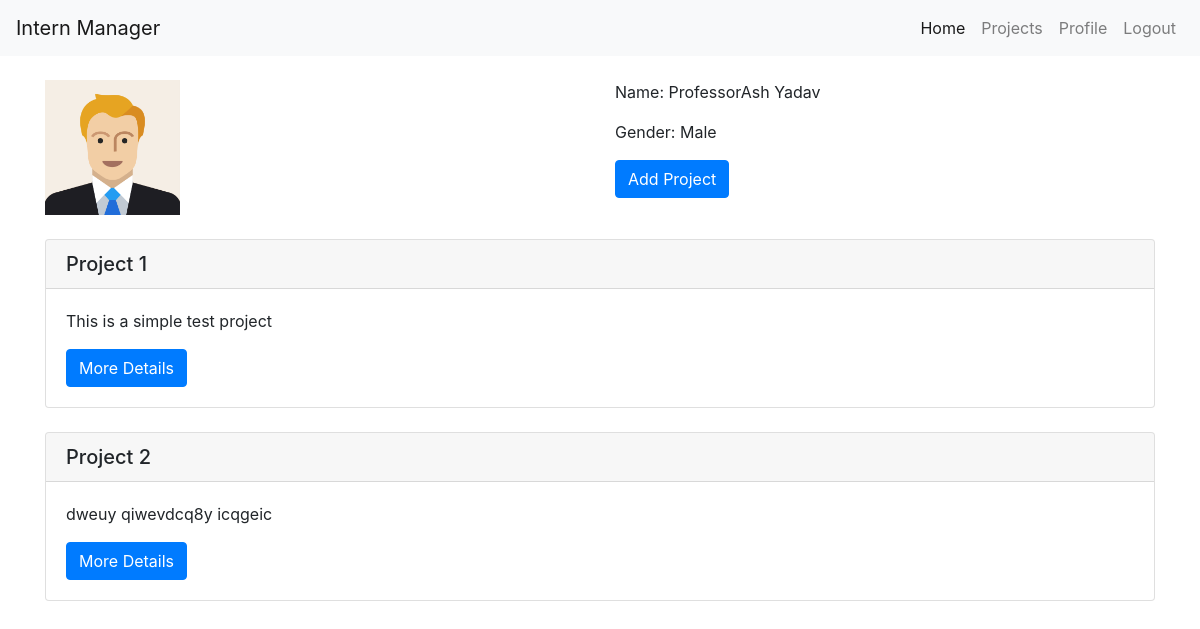
Page /prof_profile.php (signed in) on the earlier database version.
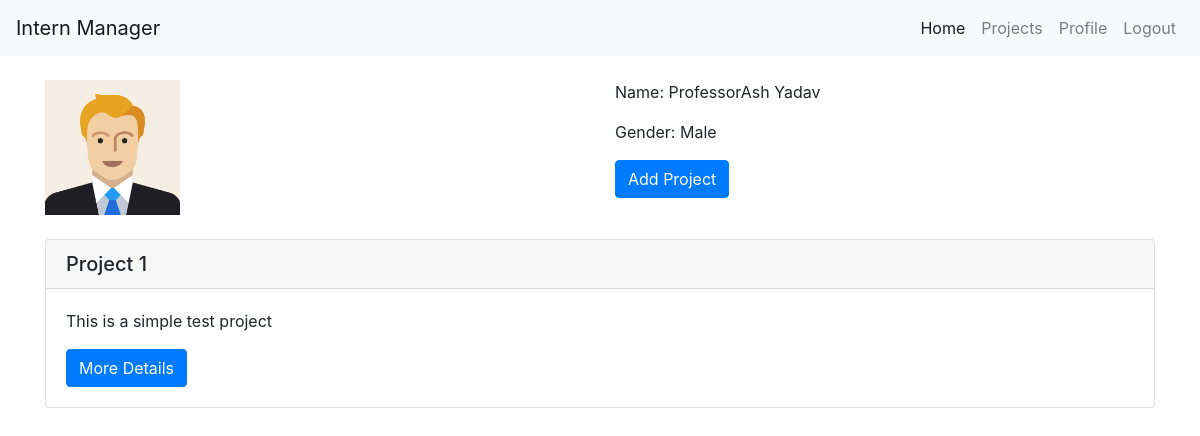
Same page on the later database version.
### tables this page shows
CREATE TABLE `users` (
  `id` int(11) NOT NULL,
  `first_name` varchar(255) NOT NULL,
  `last_name` varchar(255) NOT NULL,
  `type` varchar(10) NOT NULL,
  `gender` varchar(10) NOT NULL,
  `email` varchar(255) NOT NULL,
  `password` varchar(900) NOT NULL,
  `validation_code` varchar(900) NOT NULL,
  `active` varchar(10) NOT NULL,
  `date_created` timestamp NOT NULL DEFAULT current_timestamp()
);

CREATE TABLE `projects` (
  `id` int(11) NOT NULL,
  `prof_email` varchar(255) NOT NULL,
  `title` varchar(900) NOT NULL,
  `description` varchar(10000) NOT NULL
);

### functions/functions.php (called while the page is built, shortened)
<?php
function logged_in()
{
    if (isset($_SESSION['email']) || isset($_COOKIE['email'])) {
        return true;
    } else {
        return false;
    }
}

### functions/business_logic.php (called while the page is built, shortened)
<?php
    function getUserDetails($email) {
        $sql = "SELECT * FROM users WHERE email = '$email'";
        $result = query($sql);
        $row = fetch_array($result);
        return $row;
    }
    function getProfProjects($email) {
        $sql = "SELECT * FROM projects WHERE prof_email = '$email'";
        $result = query($sql);
        $data=array();
        while($row = mysqli_fetch_array($result)){
            $data[]=$row;
        }
        return $data;
    }
?>

### functions/db.php (called while the page is built, shortened)
<?php
$con = mysqli_connect('localhost', 'root', '', 'intern_manager');
function query($query)
{
    global $con;
    return mysqli_query($con, $query);
}

### prof_profile.php (the view, shortened to what this page needs)
<?php include('includes/header.php') ?>
<?php include('includes/nav.php') ?>
<?php
$row = getUserDetails($_SESSION['email']);
$projects = getProfProjects($_SESSION['email']);
?>
<div class="container">
	<br />
	<div class="row">
		<div class="col">
			<?php if ($row['gender'] == "Male") { ?>
				<img src="./assets/images/male.png" width="25%" alt="Profile">
			<?php } else { ?>
				<img src="./assets/images/female.png" width="25%" alt="Profile">
			<?php } ?>
		</div>
		<div class="col">
			<p>Name: <?php echo "{$row['first_name']} {$row['last_name']}" ?></p>
			<p>Gender: <?php echo "{$row['gender']}" ?></p>
			<a href="./addproject.php" class="btn btn-medium btn-primary">Add Project</a>
		</div>
	</div>
	<br />
</div>
<div class="container">
	<?php foreach ($projects as $project) { ?>
		<div class="card">
			<h5 class="card-header"><?php echo $project['title'] ?></h5>
			<div class="card-body">
				<p class="card-text"><?php echo $project['description'] ?></p>
				<a href="#" class="btn btn-primary">More Details</a>
			</div>
		</div>
		<br />
	<?php } ?>
</div>
<?php include('includes/footer.php') ?>

### includes/header.php (shortened to what this page needs)
<!DOCTYPE html>
<html lang="en">
<head>
	<link rel="stylesheet" href="https://maxcdn.bootstrapcdn.com/bootstrap/4.0.0/css/bootstrap.min.css">
	<link rel="stylesheet" href="css/styles.css">
</head>
<body>

### includes/nav.php (shortened to what this page needs)
<nav class="navbar navbar-expand-lg navbar-light bg-light">
  <a class="navbar-brand" href="index.php">Intern Manager</a>
  <div class="collapse navbar-collapse" id="navbarSupportedContent">
    <ul class="navbar-nav ml-auto">
      <li class="nav-item active"><a class="nav-link" href="index.php">Home <span class="sr-only">(current)</span></a></li>
      <li class="nav-item"><a class="nav-link" href="project.php">Projects</a></li>
      <?php if (logged_in()) : ?>
        <?php if ($_SESSION['type'] == 1) : ?>
          <li class='nav-item'><a class='nav-link' href='prof_profile.php'>Profile</a></li>
        <?php else : ?>
          <li class='nav-item'><a class='nav-link' href='stud_profile.php'>Profile</a></li>
        <?php endif; ?>
        <li class="nav-item"><a class="nav-link" href="logout.php">Logout</a></li>
      <?php else : ?>
        <li class="nav-item"><a class="nav-link" href="register.php">Register</a></li>
        <li class="nav-item"><a class="nav-link" href="login.php">Login</a></li>
      <?php endif; ?>
    </ul>
  </div>
</nav>

### includes/footer.php (shortened to what this page needs)
</body>
</html>

Differences in the rows shown:
removed projects: title "Project 2", description "dweuy qiwevdcq8y icqgeic"
